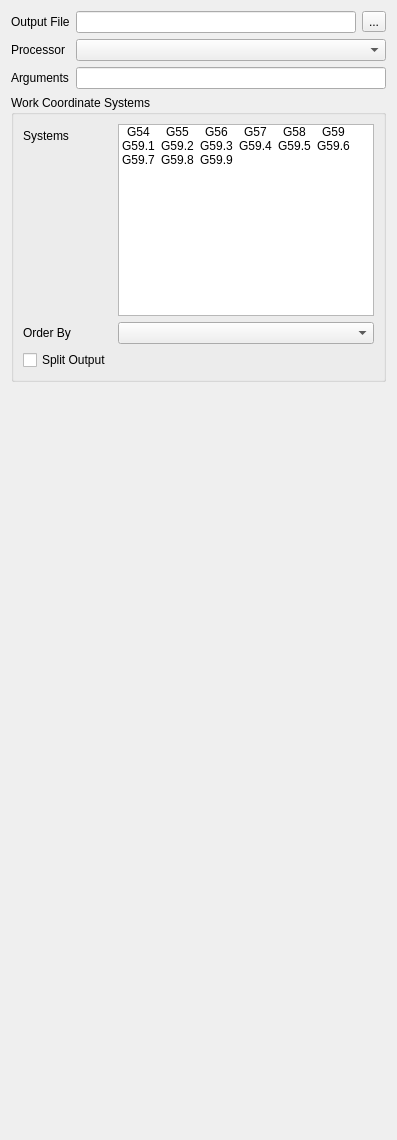
  <widget class="QWidget" name="tabOutput">
   <attribute name="title">
    <string>Output</string>
   </attribute>
   <layout class="QGridLayout" name="gridLayout">
    <item row="0" column="0">
     <widget class="QLabel" name="label_9">
      <property name="text">
       <string>Output File</string>
      </property>
     </widget>
    </item>
    <item row="0" column="1">
     <widget class="QLineEdit" name="postProcessorOutputFile">
      <property name="toolTip">
       <string>Enter a path and optionally file name (see below) to be used as the default for the post processor export.
The following substitutions are performed before the name is resolved at the time of the post processing:
Substitution allows the following:
%D ... directory of the active document
%d ... name of the active document (with extension)
%M ... user macro directory
%j ... name of the active Job object

The Following can be used if output is being split. If Output is not split
these will be ignored.
%T ... Tool Number
%t ... Tool Controller label

%W ... Work Coordinate System
%O ... Operation Label

When splitting output, a sequence number will always be added.

if %S is included, you can specify where the number occurs.  Without it, the number will be    added to the end of the string.

%S ... Sequence Number

The following example store all files with the same name as the document the directory /home/freecad (please remove quotes):
&quot;/home/cnc/%d.g-code&quot;
See the file save policy below on how to deal with name conflicts.</string>
      </property>
     </widget>
    </item>
    <item row="0" column="2">
     <widget class="QToolButton" name="postProcessorSetOutputFile">
      <property name="text">
       <string notr="true">...</string>
      </property>
     </widget>
    </item>
    <item row="1" column="0">
     <widget class="QLabel" name="label_10">
      <property name="text">
       <string>Processor</string>
      </property>
     </widget>
    </item>
    <item row="1" column="1" colspan="2">
     <widget class="QComboBox" name="postProcessor"/>
    </item>
    <item row="2" column="0">
     <widget class="QLabel" name="label_11">
      <property name="text">
       <string>Arguments</string>
      </property>
     </widget>
    </item>
    <item row="2" column="1" colspan="2">
     <widget class="QLineEdit" name="postProcessorArguments">
      <property name="toolTip">
       <string>Optional arguments passed to the Post Processor. The arguments are specific for each Post Processor, please see its documentation for details.</string>
      </property>
     </widget>
    </item>
    <item row="4" column="0" colspan="3">
     <widget class="QGroupBox" name="groupBox_7">
      <property name="sizePolicy">
       <sizepolicy hsizetype="Preferred" vsizetype="Expanding">
        <horstretch>0</horstretch>
        <verstretch>0</verstretch>
       </sizepolicy>
      </property>
      <property name="title">
       <string>Work Coordinate Systems</string>
      </property>
      <layout class="QFormLayout" name="formLayout_4">
       <item row="2" column="1">
        <widget class="QComboBox" name="orderBy">
         <property name="toolTip">
          <string>Ordering by Fixture, will cause all operations to be performed in the first coordinate system before switching to the second. Then all operations will be performed there in the same order.

This is useful if the operator can safely load work into one coordinate system while the machine is doing work in another.

Ordering by Tool, will minimize the Tool Changes. A tool change will be done, then all operations in all coordinate systems before changing tools.

Ordering by operation will do each operation in all coordinate systems before moving to the next operation. This is especially useful in conjunction with the 'split output' even with only a single work coordinate system since it will put each operation into a separate file.</string>
         </property>
        </widget>
       </item>
       <item row="0" column="0">
        <widget class="QLabel" name="label">
         <property name="text">
          <string>Systems</string>
         </property>
        </widget>
       </item>
       <item row="2" column="0">
        <widget class="QLabel" name="label_2">
         <property name="text">
          <string>Order By</string>
         </property>
        </widget>
       </item>
       <item row="0" column="1">
        <widget class="QListWidget" name="wcslist">
         <property name="sizePolicy">
          <sizepolicy hsizetype="Expanding" vsizetype="Preferred">
           <horstretch>0</horstretch>
           <verstretch>0</verstretch>
          </sizepolicy>
         </property>
         <property name="minimumSize">
          <size>
           <width>0</width>
           <height>0</height>
          </size>
         </property>
         <property name="toolTip">
          <string>&lt;html&gt;&lt;head/&gt;&lt;body&gt;&lt;p&gt;&lt;span style=&quot; font-style:italic;&quot;&gt;Work Coordinate Systems&lt;/span&gt; also called &lt;span style=&quot; font-style:italic;&quot;&gt;Work Offsets&lt;/span&gt;, &lt;span style=&quot; font-style:italic;&quot;&gt;Fixture Offsets&lt;/span&gt;, or &lt;span style=&quot; font-style:italic;&quot;&gt;Fixtures &lt;/span&gt;are useful for building efficient production jobs where the same part is done many times on the machine.
FreeCAD has no knowledge of where a particular coordinate system exists within the machine coordinate system so adding additional coordinate systems to your job will have no visual change within your job. It will, however, change your gcode output. The exact way in which the output is affected is controlled by the 'order by' setting.&lt;/p&gt;&lt;/body&gt;&lt;/html&gt;</string>
         </property>
         <property name="resizeMode">
          <enum>QListView::Adjust</enum>
         </property>
         <property name="spacing">
          <number>0</number>
         </property>
         <property name="viewMode">
          <enum>QListView::IconMode</enum>
         </property>
         <property name="modelColumn">
          <number>0</number>
         </property>
         <property name="uniformItemSizes">
          <bool>true</bool>
         </property>
         <item>
          <property name="text">
           <string notr="true">G54</string>
          </property>
          <property name="checkState">
           <enum>Unchecked</enum>
          </property>
         </item>
         <item>
          <property name="text">
           <string notr="true">G55</string>
          </property>
          <property name="checkState">
           <enum>Unchecked</enum>
          </property>
         </item>
         <item>
          <property name="text">
           <string notr="true">G56</string>
          </property>
          <property name="checkState">
           <enum>Unchecked</enum>
          </property>
         </item>
         <item>
          <property name="text">
           <string notr="true">G57</string>
          </property>
          <property name="checkState">
           <enum>Unchecked</enum>
          </property>
         </item>
         <item>
          <property name="text">
           <string notr="true">G58</string>
          </property>
          <property name="checkState">
           <enum>Unchecked</enum>
          </property>
         </item>
         <item>
          <property name="text">
           <string notr="true">G59</string>
          </property>
          <property name="checkState">
           <enum>Unchecked</enum>
          </property>
         </item>
         <item>
          <property name="text">
           <string notr="true">G59.1</string>
          </property>
          <property name="checkState">
           <enum>Unchecked</enum>
          </property>
         </item>
         <item>
          <property name="text">
           <string notr="true">G59.2</string>
          </property>
          <property name="checkState">
           <enum>Unchecked</enum>
          </property>
         </item>
         <item>
          <property name="text">
           <string notr="true">G59.3</string>
          </property>
          <property name="checkState">
           <enum>Unchecked</enum>
          </property>
         </item>
         <item>
          <property name="text">
           <string notr="true">G59.4</string>
          </property>
          <property name="checkState">
           <enum>Unchecked</enum>
          </property>
         </item>
         <item>
          <property name="text">
           <string notr="true">G59.5</string>
          </property>
          <property name="checkState">
           <enum>Unchecked</enum>
          </property>
         </item>
         <item>
          <property name="text">
           <string notr="true">G59.6</string>
          </property>
          <property name="checkState">
           <enum>Unchecked</enum>
          </property>
         </item>
         <item>
          <property name="text">
           <string notr="true">G59.7</string>
          </property>
          <property name="checkState">
           <enum>Unchecked</enum>
          </property>
         </item>
         <item>
          <property name="text">
           <string notr="true">G59.8</string>
          </property>
          <property name="checkState">
           <enum>Unchecked</enum>
          </property>
         </item>
         <item>
          <property name="text">
           <string notr="true">G59.9</string>
          </property>
          <property name="checkState">
           <enum>Unchecked</enum>
          </property>
         </item>
        </widget>
       </item>
       <item row="3" column="0">
        <widget class="QCheckBox" name="splitOutput">
         <property name="toolTip">
          <string>If multiple coordinate systems are in use, setting this to TRUE will cause the gcode to be written to multiple output files as controlled by the 'order by' property.  For example, if ordering by Fixture, the first output file will be for the first fixture and separate file for the second.</string>
         </property>
         <property name="whatsThis">
          <string>&lt;html&gt;&lt;head/&gt;&lt;body&gt;&lt;p&gt;If True, post processing will create multiple output files based on the &lt;span style=&quot; font-style:italic;&quot;&gt;order by&lt;/span&gt; setting.


For example, if &lt;span style=&quot; font-style:italic;&quot;&gt;order by&lt;/span&gt; is set to Tool, the first output file will contain the first tool change and all operations, in all coordinate systems, that can be done with that tool before the next tool change is called.


If &lt;span style=&quot; font-style:italic;&quot;&gt;order by&lt;/span&gt; is set to &lt;span style=&quot; font-style:italic;&quot;&gt;operation&lt;/span&gt; and &lt;span style=&quot; font-style:italic;&quot;&gt;split output&lt;/span&gt; is true, each operation will be written to a separate file.&lt;/p&gt;&lt;/body&gt;&lt;/html&gt;</string>
         </property>
         <property name="text">
          <string>Split Output</string>
         </property>
        </widget>
       </item>
      </layout>
     </widget>
    </item>
    <item row="5" column="0">
     <spacer name="verticalSpacer">
      <property name="orientation">
       <enum>Qt::Vertical</enum>
      </property>
      <property name="sizeHint" stdset="0">
       <size>
        <width>20</width>
        <height>747</height>
       </size>
      </property>
     </spacer>
    </item>
   </layout>
  </widget>
